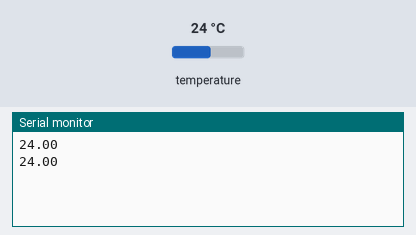
Bench run of a sketch on a simulated Arduino Uno, built with avr-gcc and run on an emulated ATmega328P. Parts: the last lines printed to the serial monitor. The inputs (shaded band) are chosen by the test bench; at power-on: temperature 24 °C.

Above: at 2.3 s.
2.4 s: temperature set to 12 °C
At 2.4 s:
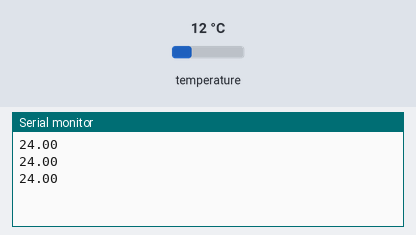
3.9 s: temperature set to 19 °C
At 3.9 s:
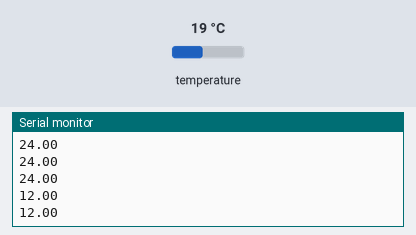
Timing chart, 0 to 6.9 s (numbered marks = the images above; inputs shaded):
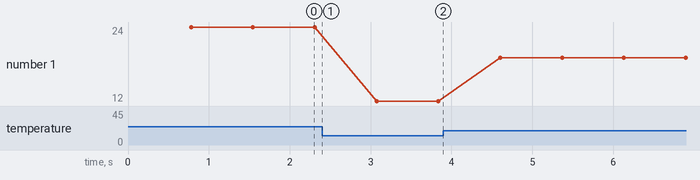

Measured:
- plotted number 1: 24 → 12 after the input at 2.4 s, 12 → 19 after the input at 3.9 s

The sketch:

d_Temperature.ino
```cpp
// (licence header left out)
#include <OneWire.h>
#include <DallasTemperature.h>

OneWire oneWire(4);                    // Setup one-wire on digital input pin 4
DallasTemperature sensors(&oneWire);   // Pass the oneWire reference to Dallas Temperature.

DeviceAddress address_T1 = { 0x28, 0x22, 0x70, 0xEE, 0x02, 0x00, 0x00, 0xB8 };

void setup() {
  Serial.begin(9600);
  sensors.begin();
}

void loop()
{
  sensors.requestTemperatures();

  double temperature = sensors.getTempC(address_T1);  // Get the temperature of the sensor
  Serial.println(temperature);                        // Print temperature
}
```
